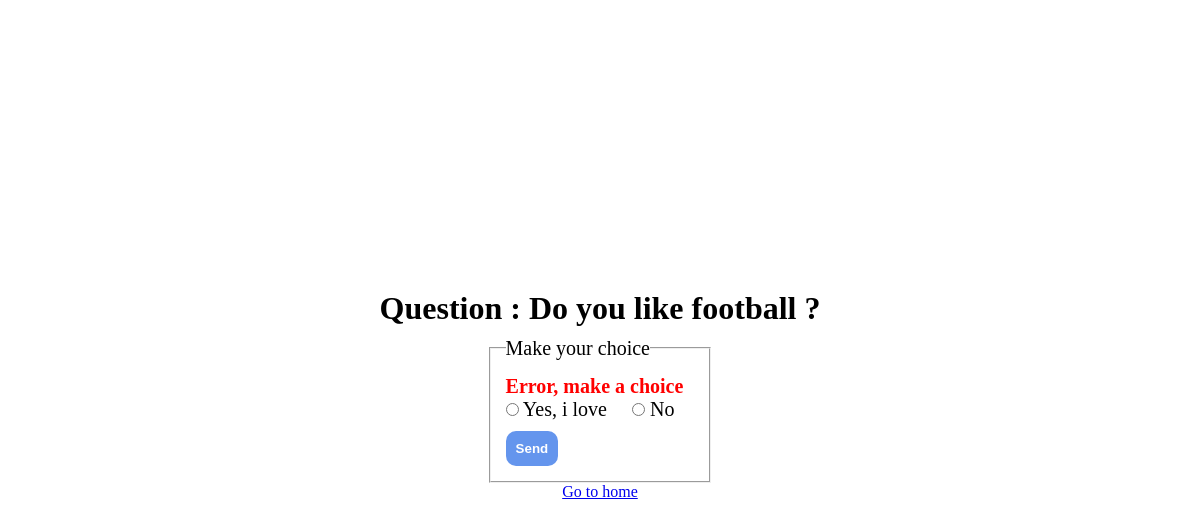
The page /sondage/4/votes on the database its author committed.
### sondage/models.py (models this page shows, shortened)
class Question(models.Model):
    question_text = models.CharField(max_length=200)
    date_pub = models.DateTimeField("Date of publiction")
    nbvotes = models.IntegerField(default=0)

class Choice(models.Model):
    question = models.ForeignKey(Question , on_delete=models.CASCADE)
    choice_text = models.CharField(max_length=200)
    votes = models.IntegerField(default=0)

### sondage/views.py (the view)
# urls.py: path("<int:question_id>/votes" , views.votes ,name="votes")
def votes(request , question_id):
    question = get_object_or_404(Question , pk=question_id)
    try:
        choice_selected = question.choice_set.get(pk=request.POST['choice'])
    except (KeyError):
        return render(
            request, "sondage/details.html",{"question": question , "error_message":"Error, make a choice"}
        )
    else:
        choice_selected.votes += 1
        choice_selected.save()
        return HttpResponseRedirect(reverse("sondage:details" , args=(question_id,)))

### sondage/templates/sondage/details.html (shortened to what this page needs)
{% load static %}
<link rel="stylesheet" href={% static 'sondage/details.css' %} />
<h1>Question : {{question.question_text}} </h1>
<div id="main">
    <form
        action="{%url "sondage:votes" question.id %}"
        method="post"
    >
        <fieldset>
            <legend>Make your choice</legend>
            {% if error_message %}<div style="color:red;font-weight:bold;">{{error_message}}</div>{% endif %}
            {% for choice in question.choice_set.all %}
                <input type="radio" id="choice{{choice.id}}" name="choice" value="{{choice.id}}">
                <label for="contactChoice3">{{choice.choice_text}}</label>
            {% endfor %}
            <br>
            <input value="Send" type="submit" />
        </fieldset>
    </form>
    <a href="{% url 'sondage:index' %}">Go to home</a>
</div>

### sondage/static/sondage/details.css (style rules this page uses)
* { margin:0; padding:0; }
#main { padding: 10px; display: flex; flex-direction: column; justify-content: center; align-items: center; }
#main fieldset { padding:15px; font-size:20px; }
#main fieldset label { margin-right: 20px; }
#main fieldset input[type="submit"] { margin-top: 10px; background-color: cornflowerblue; color:white; font-weight: bold; padding: 10px; border-radius: 10px; border: none; cursor: pointer; }

### rows shown on the page
Question: question_text "Do you like football ?"
Choice: choice_text "Yes, i love"
Choice: choice_text "No"

### other values the page prints
{{ error_message }} "Error, make a choice"
